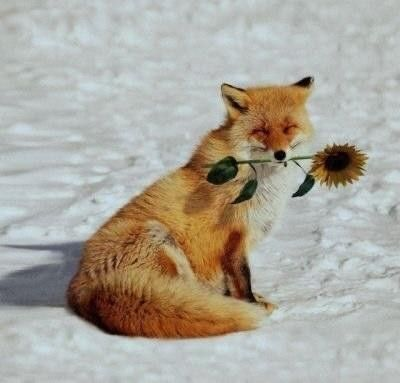
#> input picture content/fox.jpg, 400 x 383 px
$ python enhance_low_contrast_image.py
#> lines starting #> are read from the running program, lines starting #| are printed output that depends on the picture
from skimage import io, color, exposure, img_as_ubyte
import matplotlib.pyplot as plt
import numpy as np
from pathlib import Path

img_path = "./content/fox.jpg"

# Read image
I= io.imread(img_path)
#> I is the input picture: shape (383, 400, 3); mean R, G, B 172, 167.5, 157.2

# If image has alpha channel, drop it
if I.ndim == 3 and I.shape[2] == 4:
    I = I[ ... , :3]

# Normalize to float [0,1]
if I.dtype not in [np.float32, np.float64]:
    I_float = (I /255.0).astype(np.float32)
else:
    I_float = I.copy()

# Convert to grayscale (float [0,1])
g = color.rgb2gray(I_float)
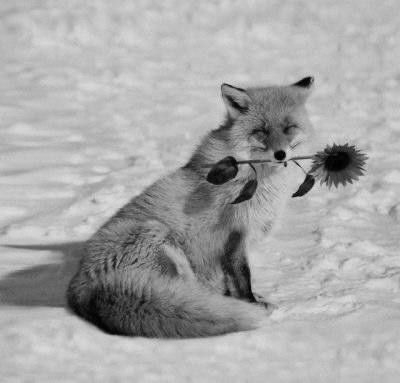
#> g: shape (383, 400) float32; min 0.000833, max 0.892, mean 0.658

# Contrast stretching similar to MATLAB imadjust(g,[0.3 0.7], [])
in_min, in_max = 0.3, 0.7
J= exposure.rescale_intensity(g, in_range=(in_min, in_max), out_range=(0, 1))
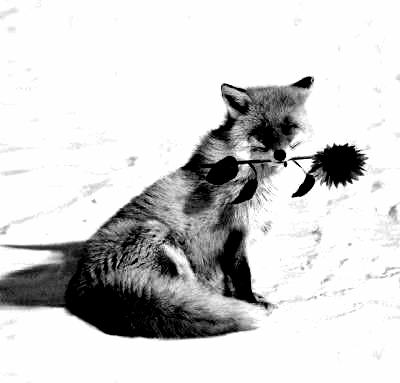
#> J: shape (383, 400) float32; min 0, max 1, mean 0.819

# False-color enhanced image: map grayscale through a vivid colormap
gray_for_colormap = img_as_ubyte(g)
cmap = plt.get_cmap('inferno') # try 'viridis','plasma','inferno' etc.
D_color = cmap(gray_for_colormap / 255.0)[ ... , :3] # drop alpha
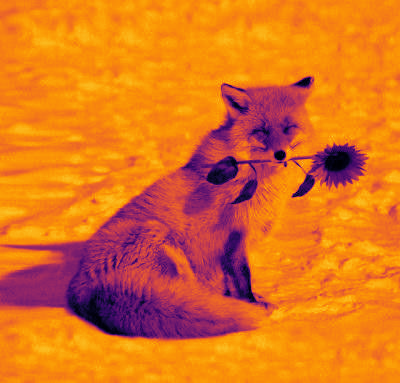
#> D_color: shape (383, 400, 3) float64; mean of channels 0, 1, 2 0.869, 0.451, 0.13; drawn as R, G, B

# Histogram equalization of grayscale
m = exposure.equalize_hist(g)
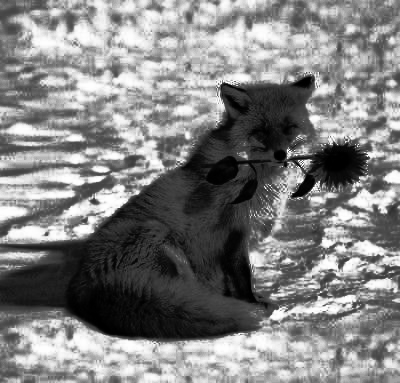
#> m: shape (383, 400) float32; min 3.92e-05, max 1, mean 0.508

# Plot similar layout (4 rows x 2 cols)
fig, axs = plt.subplots(4, 2, figsize=(10,13))
plt.tight_layout(pad=3.0)

axs[0, 0].imshow(I_float)
axs[0, 0].set_title("Original Image")
axs[0, 0].axis('off')

axs[0, 1].imshow(D_color)
axs[0, 1].set_title("Enhanced Image 2 (False Color)")
axs[0, 1].axis('off')

axs[1, 0].imshow(J, cmap='gray', vmin=0, vmax=1)
axs[1, 0].set_title("Enhanced Image (contrast stretch)")
axs[1, 0].axis('off')

axs[1, 1].imshow(m, cmap='gray', vmin=0, vmax=1)
axs[1, 1].set_title("Equalized Image")
axs[1, 1].axis('off')

axs[2, 0].imshow(g, cmap='gray', vmin=0, vmax=1)
axs[2, 0].set_title("Gray Image")
axs[2, 0].axis('off')

# Histogram of equalized image
axs[2, 1].hist((m.ravel()*255).astype(np.uint8), bins=256, range=(0,255))
axs[2, 1].set_title("Histogram of Equalized Image")
axs[2, 1].set_xlim(0,255)

# Histogram of original gray image
axs[3, 0].hist((g.ravel()*255).astype(np.uint8), bins=256, range=(0,255))
axs[3, 0].set_title("Histogram of Gray Image")
axs[3, 0].set_xlim(0,255)

# small original preview for balance
axs[3, 1].imshow(I_float, extent=[0,1,0,1])
axs[3, 1].set_title("Original (small)")
axs[3, 1].axis('off')

plt.subplots_adjust(hspace=0.6)
plt.show()
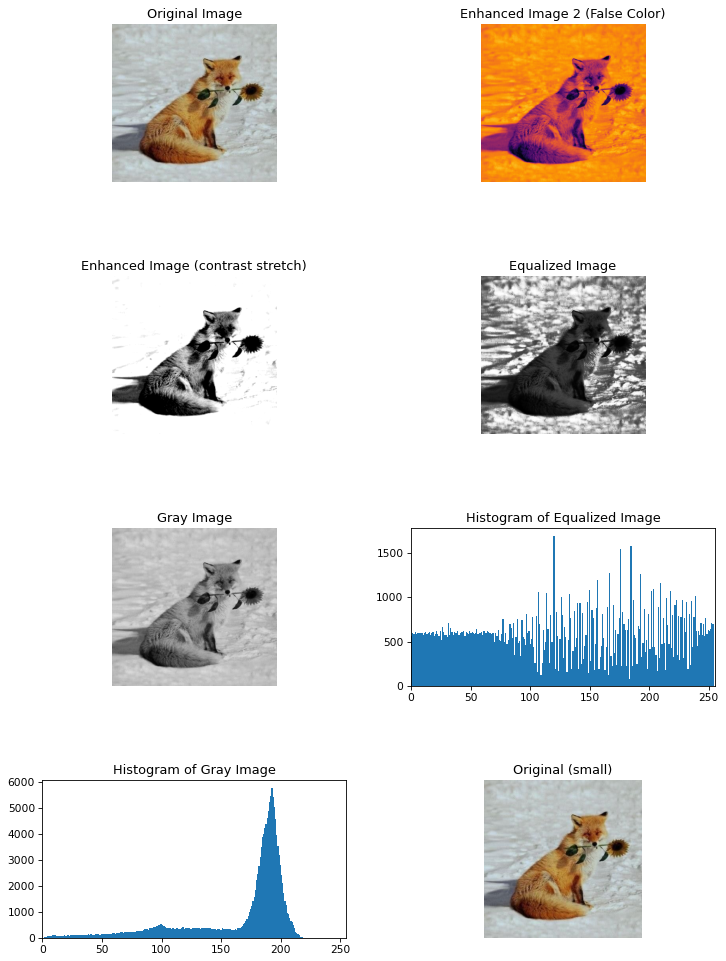
#> figure drawn by matplotlib, 8 panels; panel 6: tallest bar 1700 high, from x = 119.5 to 120.5; panel 7: tallest bar 5775 high, from x = 192.2 to 193.2

$ run again, with content/tiger.jpg copied over content/fox.jpg
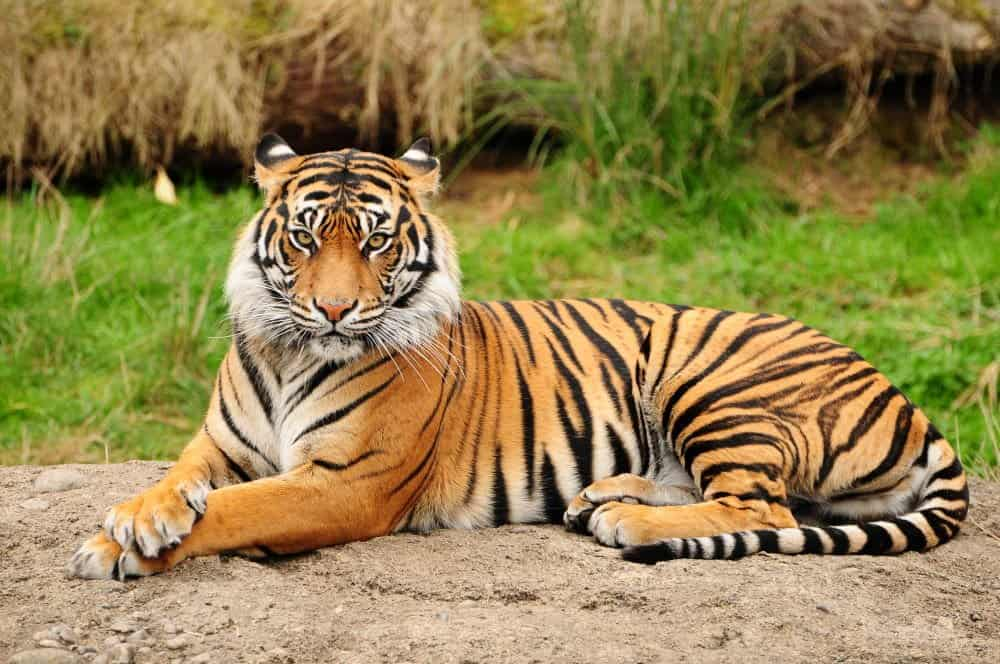
#> input picture content/tiger.jpg, 1000 x 664 px
#> I is the input picture: shape (664, 1000, 3); mean R, G, B 147.8, 131.1, 78.1
#> `D_color = cmap(gray_for_colormap / 255.0)[ ... , :3]`:
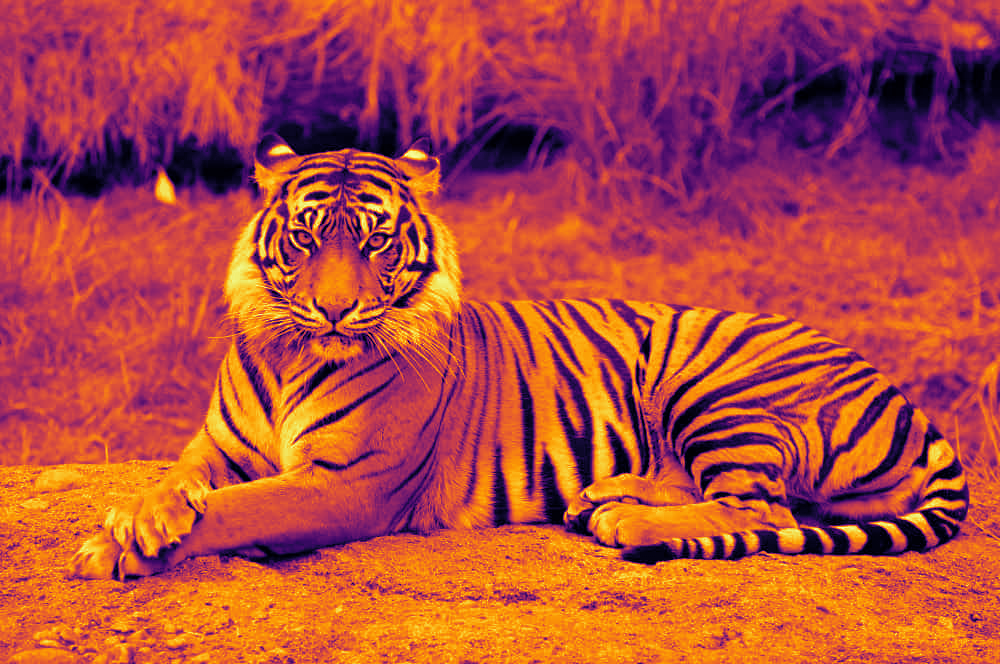
#> D_color: shape (664, 1000, 3) float64; mean of channels 0, 1, 2 0.706, 0.287, 0.254; drawn as R, G, B
#> `m = exposure.equalize_hist(g)`:
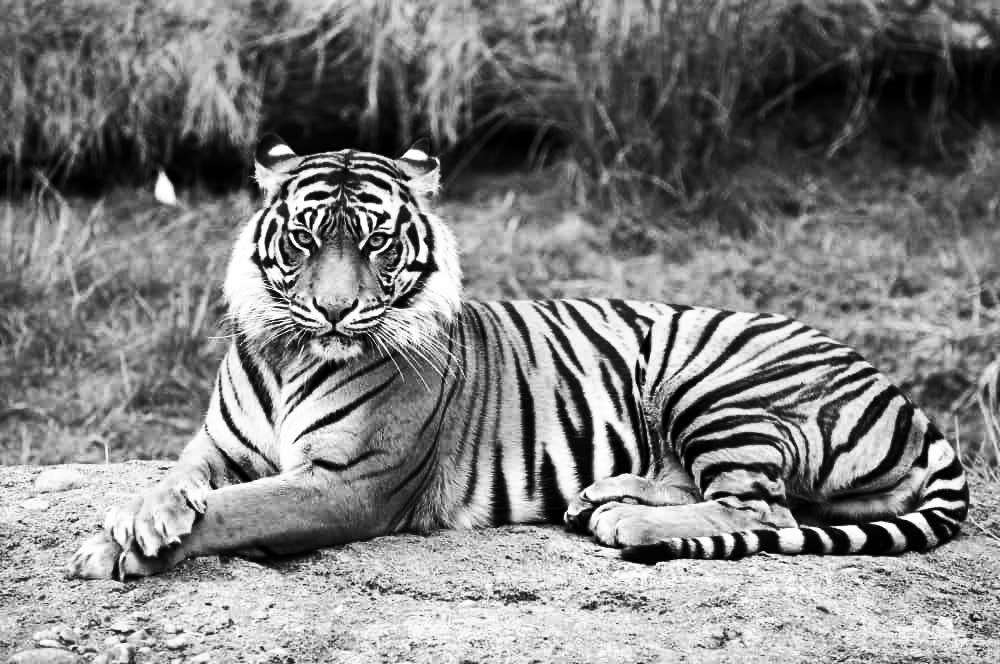
#> m: shape (664, 1000) float32; min 0.000508, max 1, mean 0.503
